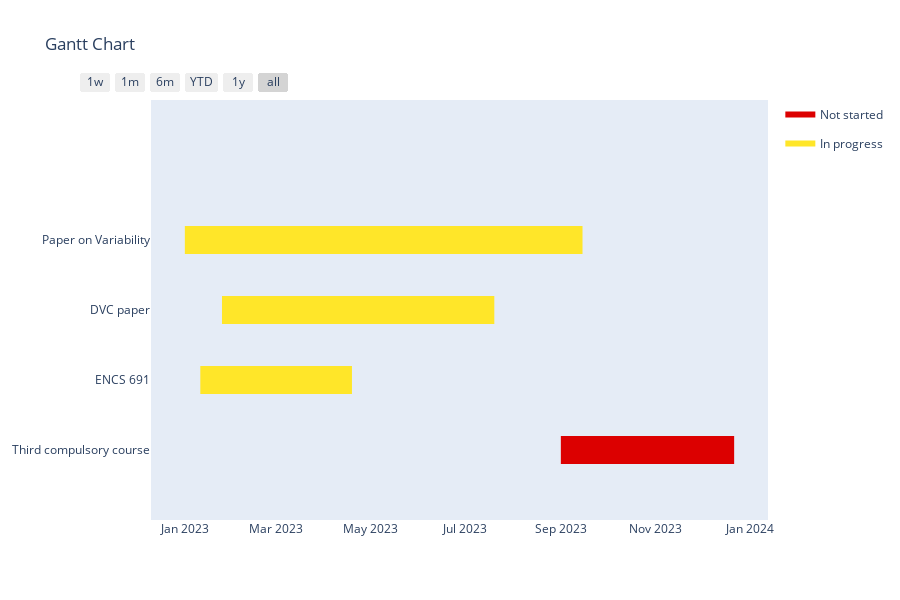

This figure's notebook cell:
### Code cell
import plotly.express as px
import plotly.figure_factory as ff
import pandas as pd

df = pd.DataFrame([
    dict(Task="Paper on Variability", Start='2023-01-01', Finish='2023-09-15', Resource = "In progress"),
    dict(Task="DVC paper", Start='2023-01-25', Finish='2023-07-20', Resource = "In progress"),
    dict(Task="ENCS 691", Start='2023-01-11', Finish='2023-04-19', Resource = "In progress"),
    dict(Task="Third compulsory course", Start='2023-09-01', Finish='2023-12-22', Resource = "Not started")
])

colors = {'Not started': 'rgb(220, 0, 0)',
          'In progress': (1, 0.9, 0.16),
          'Complete': 'rgb(0, 255, 100)'}

fig = ff.create_gantt(df, colors=colors, index_col='Resource', show_colorbar=True,
                      group_tasks=True)
fig.show()


# fig = px.timeline(df, x_start="Start", x_end="Finish", y="Task")
# fig.update_yaxes(autorange="reversed") # otherwise tasks are listed from the bottom up
# fig.show()

### Figure 1 — Plotly figure (JSON) as saved in the notebook; plotly's stock layout.template omitted (floating-point values rounded to 4 significant figures)
{"data": [{"fill": "toself", "fillcolor": "rgb(220, 0, 0)", "hoverinfo": "name", "legendgroup": "rgb(220, 0, 0)", "mode": "none", "name": "Not started", "type": "scatter", "x": ["2023-09-01", "2023-12-22", "2023-12-22", "2023-09-01"], "y": [-0.2, -0.2, 0.2, 0.2]}, {"fill": "toself", "fillcolor": "rgb(255, 230, 41)", "hoverinfo": "name", "legendgroup": "rgb(255, 230, 41)", "mode": "none", "name": "In progress", "type": "scatter", "x": ["2023-01-01", "2023-09-15", "2023-09-15", "2023-01-01", "2023-01-01", "2023-01-25", "2023-07-20", "2023-07-20", "2023-01-25", "2023-01-25", "2023-01-11", "2023-04-19", "2023-04-19", "2023-01-11"], "y": [2.8, 2.8, 3.2, 3.2, null, 1.8, 1.8, 2.2, 2.2, null, 0.8, 0.8, 1.2, 1.2]}, {"legendgroup": "rgb(220, 0, 0)", "marker": {"color": "rgb(220, 0, 0)", "opacity": 0, "size": 1}, "mode": "markers", "name": "", "showlegend": false, "text": [null, null], "type": "scatter", "x": ["2023-09-01", "2023-12-22"], "y": [0, 0]}, {"legendgroup": "rgb(255, 230, 41)", "marker": {"color": "rgb(255, 230, 41)", "opacity": 0, "size": 1}, "mode": "markers", "name": "", "showlegend": false, "text": [null, null, null, null, null, null], "type": "scatter", "x": ["2023-01-01", "2023-09-15", "2023-01-25", "2023-07-20", "2023-01-11", "2023-04-19"], "y": [3, 3, 2, 2, 1, 1]}], "layout": {"height": 600, "hovermode": "closest", "showlegend": true, "title": {"text": "Gantt Chart"}, "xaxis": {"rangeselector": {"buttons": [{"count": 7, "label": "1w", "step": "day", "stepmode": "backward"}, {"count": 1, "label": "1m", "step": "month", "stepmode": "backward"}, {"count": 6, "label": "6m", "step": "month", "stepmode": "backward"}, {"count": 1, "label": "YTD", "step": "year", "stepmode": "todate"}, {"count": 1, "label": "1y", "step": "year", "stepmode": "backward"}, {"step": "all"}]}, "showgrid": false, "type": "date", "zeroline": false}, "yaxis": {"autorange": false, "range": [-1, 5], "showgrid": false, "ticktext": ["Third compulsory course", "ENCS 691", "DVC paper", "Paper on Variability"], "tickvals": [0, 1, 2, 3], "zeroline": false}}}
